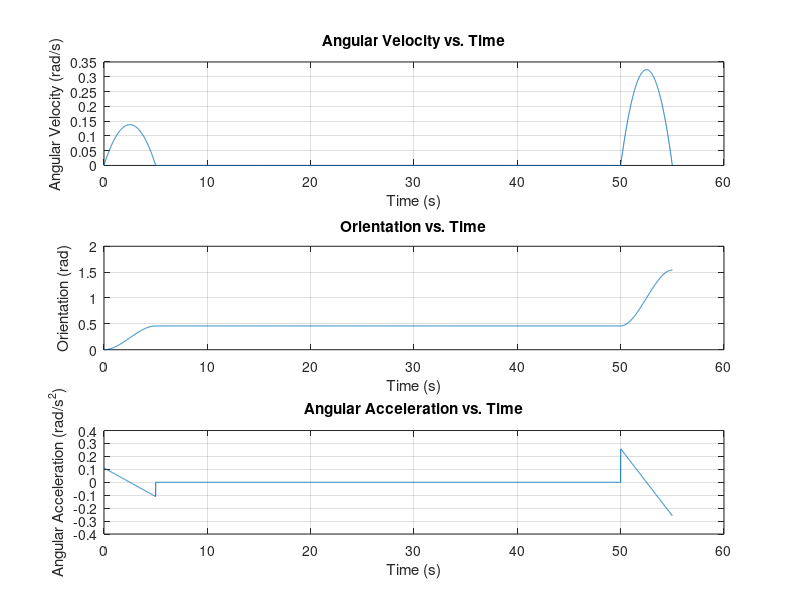

The MATLAB script that drew this image:
tf = 5;
t1 = 0:0.01:tf;
t2 = tf + 0.01:0.01:tf + 45;
t3 = tf + 45.01:0.01:tf + 45 + tf;


angular_velocity_1 = (2.76 * (tf - t1) .* t1) ./ tf.^3;
angular_velocity_2 = zeros(size(t2));
angular_velocity_3 = (6 * 1.08 .* (t3-tf-45) .* (tf - t3+tf+45)) ./ tf.^3;


t = [t1, t2, t3];
angular_velocity = [angular_velocity_1, angular_velocity_2, angular_velocity_3];


theta_1 = (0.46 * (3 * tf - 2 * t1) .* t1.^2) ./ tf^3;
theta_2 = ones(size(t2)) * theta_1(end);
theta_3 = 0.46 + ((3 * 1.08 .* (t3-tf-45).^2) ./ tf^2) - (2 * 1.08 .* (t3-tf-45).^3) ./ tf^3;

theta = [theta_1, theta_2, theta_3];
accel1 = (2.76 * (tf - 2 * t1)) ./ tf^3;
accel2 = zeros(size(t2));
accel3 = (6 * 1.08 * (tf - 2 * (t3-tf-45))) ./ tf^3;
acceleration = [accel1, accel2, accel3];


subplot(3, 1, 1);
plot(t, angular_velocity);
xlabel('Time (s)');
ylabel('Angular Velocity (rad/s)');
title('Angular Velocity vs. Time');
grid on;


subplot(3, 1, 2);
plot(t, theta);
xlabel('Time (s)');
ylabel('Orientation (rad)');
title('Orientation vs. Time');
grid on;

subplot(3, 1, 3);
plot(t, acceleration);
xlabel('Time (s)');
ylabel('Angular Acceleration (rad/s^2)');
title('Angular Acceleration vs. Time');
grid on;
